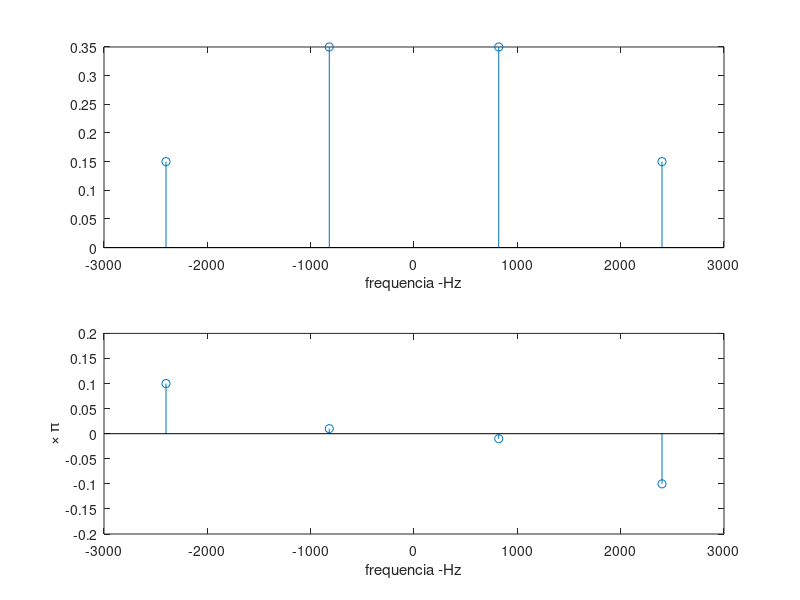

The MATLAB script that drew this image: (Note: this script raises an error after producing the figure.)
%%
%a)
f=[-2400,-820,820,2400];
a=[0.15*exp(1i*0.1*pi),0.35*exp(0.01*1i*pi),0.35*exp(1i*-0.01*pi),0.15*exp(-0.1*1i*pi)];

% a e f variaveis Matlab/Octave com as amplitudes e frequencias
subplot(2,1,1), stem(f, abs(a)), xlabel('frequencia -Hz');
subplot(2,1,2), stem(f, angle(a)./pi), xlabel('frequencia -Hz'), ylabel('\times \pi');
%%
%c)
N=2*fa;
fa=11025;
t=(0:N-1)*(1/fa);
for k=1:1:4
x(k,:)=Ak(k)*exp(1i*2*pi*f(k)*t);
hold on
end
figure(2);
plot(t,sum(x));
%soundsc(x,fa)
%%
%b)
